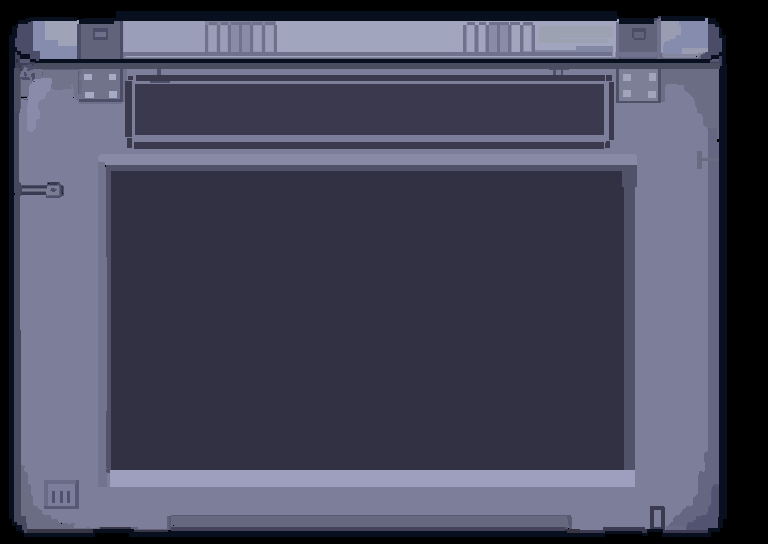

A level layout from a 2D game, rendered from its tile map. Below: a short description, then the map file with its tile-grid data intact:
An orthogonal 24x17 tile map with 32x32 px tiles, 1 tile layer (base), 3 tilesets and 66 objects.

<map version="1.10" tiledversion="1.11.0" orientation="orthogonal" renderorder="right-down" width="24" height="17" tilewidth="32" tileheight="32" infinite="0" nextlayerid="18" nextobjectid="99">
 <tileset firstgid="1" name="tub1" tilewidth="32" tileheight="32" tilecount="408" columns="24">
  <image source="tub1.png" width="768" height="544" />
 </tileset>
 <tileset firstgid="409" name="baseconsola2" tilewidth="32" tileheight="32" tilecount="0" columns="24">
  <image source="baseconsola2.png" width="768" height="544" />
 </tileset>
 <tileset firstgid="817" name="tub2" tilewidth="32" tileheight="32" tilecount="408" columns="24">
  <image source="tub2.png" width="768" height="544" />
 </tileset>
 <layer id="1" name="base" width="24" height="17">
  <data encoding="csv">
409,410,411,412,413,414,415,416,417,418,419,420,421,422,423,424,425,426,427,428,429,430,431,432,
433,434,435,436,437,438,439,440,441,442,443,444,445,446,447,448,449,450,451,452,453,454,455,456,
457,458,459,460,461,462,463,464,465,466,467,468,469,470,471,472,473,474,475,476,477,478,479,480,
481,482,483,484,485,486,487,488,489,490,491,492,493,494,495,496,497,498,499,500,501,502,503,504,
505,506,507,508,509,510,511,512,513,514,515,516,517,518,519,520,521,522,523,524,525,526,527,528,
529,530,531,532,533,534,535,536,537,538,539,540,541,542,543,544,545,546,547,548,549,550,551,552,
553,554,555,556,557,558,559,560,561,562,563,564,565,566,567,568,569,570,571,572,573,574,575,576,
577,578,579,580,581,582,583,584,585,586,587,588,589,590,591,592,593,594,595,596,597,598,599,600,
601,602,603,604,605,606,607,608,609,610,611,612,613,614,615,616,617,618,619,620,621,622,623,624,
625,626,627,628,629,630,631,632,633,634,635,636,637,638,639,640,641,642,643,644,645,646,647,648,
649,650,651,652,653,654,655,656,657,658,659,660,661,662,663,664,665,666,667,668,669,670,671,672,
673,674,675,676,677,678,679,680,681,682,683,684,685,686,687,688,689,690,691,692,693,694,695,696,
697,698,699,700,701,702,703,704,705,706,707,708,709,710,711,712,713,714,715,716,717,718,719,720,
721,722,723,724,725,726,727,728,729,730,731,732,733,734,735,736,737,738,739,740,741,742,743,744,
745,746,747,748,749,750,751,752,753,754,755,756,757,758,759,760,761,762,763,764,765,766,767,768,
769,770,771,772,773,774,775,776,777,778,779,780,781,782,783,784,785,786,787,788,789,790,791,792,
793,794,795,796,797,798,799,800,801,802,803,804,805,806,807,808,809,810,811,812,813,814,815,816
</data>
 </layer>
 <objectgroup id="10" name="btn1azul">
  <object id="17" gid="963" x="64" y="224" width="32" height="32" />
  <object id="20" gid="987" x="64" y="256" width="32" height="32" />
  <object id="21" gid="988" x="96.5" y="256" width="32" height="32" />
  <object id="22" gid="989" x="128" y="256.25" width="32" height="32" />
  <object id="23" gid="965" x="128" y="224" width="32" height="32" />
  <object id="24" gid="941" x="128" y="191.75" width="32" height="32" />
  <object id="25" gid="964" x="96" y="224" width="32" height="32" />
  <object id="26" gid="940" x="96.5" y="191.75" width="32" height="32" />
  <object id="27" gid="988" x="96.25" y="256.25" width="32" height="32" />
 </objectgroup>
 <objectgroup id="11" name="btn1rojo">
  <object id="29" gid="1011" x="64" y="288" width="32" height="32" />
  <object id="30" gid="1012" x="96.25" y="288" width="32" height="32" />
  <object id="31" gid="1035" x="64" y="320" width="32" height="32" />
  <object id="32" gid="1036" x="96" y="320" width="32" height="32" />
  <object id="33" gid="1037" x="127.75" y="319.75" width="32" height="32" />
  <object id="34" gid="1013" x="127.818" y="288" width="32" height="32" />
  <object id="35" gid="1012" x="95.8182" y="287.818" width="32" height="32" />
  <object id="37" gid="1036" x="96.1818" y="319.818" width="32" height="32" />
  <object id="42" gid="1012" x="96.1818" y="288" width="32" height="32" />
  <object id="43" gid="988" x="96.1818" y="256.182" width="32" height="32" />
  <object id="44" gid="989" x="127.818" y="256.182" width="32" height="32" />
 </objectgroup>
 <objectgroup id="12" name="btn1verde">
  <object id="45" gid="1059" x="64" y="352" width="32" height="32" />
  <object id="46" gid="1083" x="64" y="384" width="32" height="32" />
  <object id="47" gid="1084" x="96" y="383.75" width="32" height="32" />
  <object id="48" gid="1085" x="128" y="383.75" width="32" height="32" />
  <object id="49" gid="1084" x="96" y="383.875" width="32" height="32" />
  <object id="50" gid="1061" x="128" y="352.125" width="32" height="32" />
  <object id="51" gid="1060" x="96" y="352" width="32" height="32" />
 </objectgroup>
 <objectgroup id="13" name="btn1rosa">
  <object id="53" gid="1107" x="64" y="416" width="32" height="32" />
  <object id="54" gid="1131" x="64" y="447.818" width="32" height="32" />
  <object id="55" gid="1108" x="96" y="416" width="32" height="32" />
  <object id="56" gid="1132" x="96" y="447.818" width="32" height="32" />
  <object id="57" gid="1109" x="128" y="416" width="32" height="32" />
  <object id="58" gid="1133" x="127.818" y="447.818" width="32" height="32" />
  <object id="60" gid="1133" x="128" y="447.636" width="32" height="32" />
 </objectgroup>
 <objectgroup id="14" name="btn2rosa">
  <object id="62" gid="979" x="576" y="224" width="32" height="32" />
  <object id="63" gid="1003" x="576" y="256.182" width="32" height="32" />
  <object id="64" gid="1004" x="608" y="256" width="32" height="32" />
  <object id="65" gid="1005" x="640" y="256" width="32" height="32" />
  <object id="66" gid="981" x="640" y="224" width="32" height="32" />
  <object id="67" gid="980" x="608" y="224" width="32" height="32" />
  <object id="68" gid="1003" x="576" y="256" width="32" height="32" />
 </objectgroup>
 <objectgroup id="15" name="btn2verde">
  <object id="70" gid="1027" x="576" y="288.909" width="32" height="32" />
  <object id="71" gid="1051" x="576" y="320" width="32" height="32" />
  <object id="72" gid="1028" x="608" y="288" width="32" height="32" />
  <object id="73" gid="1027" x="576.182" y="288.364" width="32" height="32" />
  <object id="74" gid="1029" x="640" y="288" width="32" height="32" />
  <object id="75" gid="1053" x="640" y="320" width="32" height="32" />
  <object id="76" gid="1052" x="608" y="320" width="32" height="32" />
 </objectgroup>
 <objectgroup id="16" name="btn2azul">
  <object id="77" gid="1051" x="576" y="320" width="32" height="32" />
  <object id="78" gid="1075" x="576" y="352" width="32" height="32" />
  <object id="79" gid="1099" x="576" y="384" width="32" height="32" />
  <object id="80" gid="1076" x="607.818" y="352" width="32" height="32" />
  <object id="81" gid="1100" x="608" y="384" width="32" height="32" />
  <object id="82" gid="1101" x="640" y="384" width="32" height="32" />
  <object id="83" gid="1077" x="640" y="352" width="32" height="32" />
  <object id="85" gid="1077" x="639.818" y="352" width="32" height="32" />
  <object id="86" gid="1101" x="639.818" y="383.818" width="32" height="32" />
  <object id="88" gid="1101" x="639.818" y="383.818" width="32" height="32" />
 </objectgroup>
 <objectgroup id="17" name="btn2rojo">
  <object id="90" gid="1123" x="576" y="416" width="32" height="32" />
  <object id="91" gid="1147" x="576" y="447.818" width="32" height="32" />
  <object id="92" gid="1124" x="608.182" y="416" width="32" height="32" />
  <object id="93" gid="1148" x="608.182" y="448" width="32" height="32" />
  <object id="94" gid="1123" x="576.182" y="416" width="32" height="32" />
  <object id="95" gid="1125" x="640" y="416" width="32" height="32" />
  <object id="96" gid="1149" x="640" y="447.818" width="32" height="32" />
  <object id="97" gid="1147" x="576.182" y="448.364" width="32" height="32" />
 </objectgroup>
</map>
